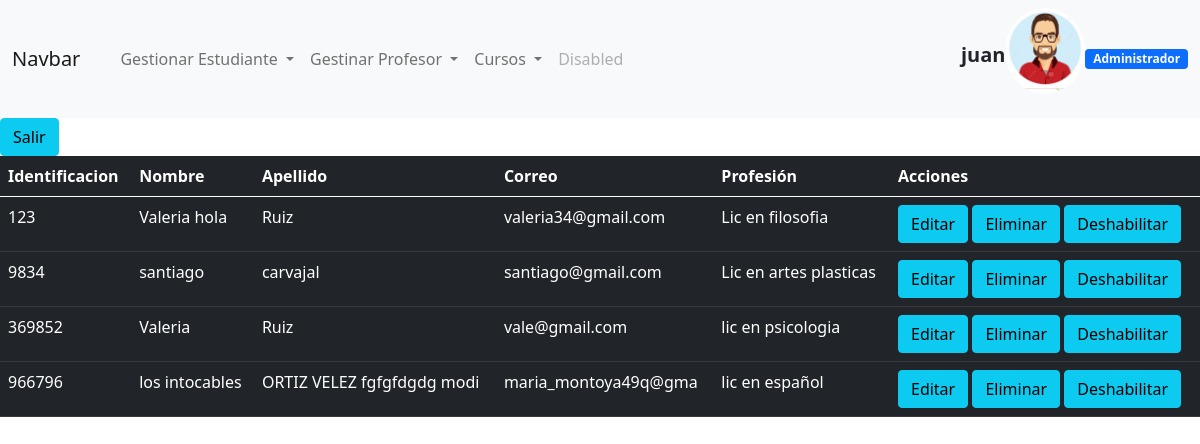
Page /ver_profesor.php (signed in) on the committed database.
### tables this page shows
CREATE TABLE `profesor` (
  `id_profesor` int(20) NOT NULL,
  `nombre` varchar(50) NOT NULL,
  `apellido` varchar(50) NOT NULL,
  `correo` varchar(20) NOT NULL,
  `profesion` varchar(50) NOT NULL,
  `contrasena` varchar(20) NOT NULL,
  `estado` varchar(1) NOT NULL,
  `sexo` varchar(50) NOT NULL
);

### ver_profesor.php (the view, shortened to what this page needs)
<?php session_start();
if ($_SESSION['usuario']) {
    if ($_SESSION['rol'] == "0") {
?>
<!DOCTYPE html>
<html lang="en">
<head>
    <link href="https://cdn.jsdelivr.net/npm/bootstrap@5.0.2/dist/css/bootstrap.min.css" rel="stylesheet">
</head>
<body>
<?php
include("nav_admin.php");
?>
 <div class="boton">
  <a class="btn btn-info" href="salir.php">Salir</a>
  </div>
<table class="table table-dark">
  <thead>
    <tr>
      <th scope="col">Identificacion</th>
      <th scope="col">Nombre</th>
      <th scope="col">Apellido</th>
      <th scope="col">Correo</th>
      <th scope="col">Profesión</th>
      <th scope="col">Acciones</th>
    </tr>
  </thead>
  <tbody>
  <?php
     include("conexion.php");
     $query="SELECT * FROM profesor";
     $consulta=mysqli_query($conexion,$query);
    while ($row=$consulta->fetch_assoc()) {?>
    <tr>
        <td><?php echo $row['id_profesor'];  ?></td>
        <td><?php echo $row['nombre'];  ?></td>
        <td><?php echo $row['apellido'];  ?></td>
        <td><?php echo $row['correo'];  ?></td>
        <td><?php echo $row['profesion'];  ?></td>
        <td><a class="btn btn-info"
            href="modificar_profesor.php?cedula=<?php echo $row['id_profesor'];?>"
            onclick="return confirmacionModificar()">Editar</a>
            <a class="btn btn-info"
            href="pro_eliminar_profesor.php?cedula=<?php echo $row['id_profesor'];?>"
            onclick="return confirmacionModificar()">Eliminar</a>
            <?php
                    if ($row['estado'] == '1') {
                    ?>
                    <a class="btn btn-info" href="pro_deshabilitar_profesor.php?cedula=<?php echo $row['id_profesor']; ?>" onclick="return confirmacionh()()">Deshabilitar</a>
                    <?php
                    } else {
                    ?>
                      <a class="btn btn-info" href="pro_habilitar_profesor.php?cedula=<?php echo $row['id_profesor']; ?>" onclick="return confirmacionh()()">Habilitar</a>
                    <?php
                    }
                    ?>
        </td>
    </tr>
    <?php
}
?>
  </tbody>
</table>
</body>
</html>
<?php
    } else {
        header("Location: index.php");
    }
}else {
    header("Location: index.php");
}
?>

### rows in the picture
profesor: id_profesor "123", nombre "Valeria hola", apellido "Ruiz", correo "valeria34@gmail.com", profesion "Lic en filosofia"
profesor: id_profesor "9834", nombre "santiago", apellido "carvajal", correo "santiago@gmail.com", profesion "Lic en artes plasticas"
profesor: id_profesor "369852", nombre "Valeria", apellido "Ruiz", correo "vale@gmail.com", profesion "lic en psicologia"
profesor: id_profesor "966796", nombre "los intocables", apellido "ORTIZ VELEZ fgfgfdgdg modi", correo "maria_montoya49q@gma", profesion "lic en español"

### other values in the picture
$_SESSION['nombre'] "juan"
